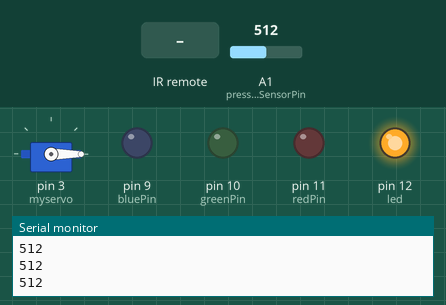
The sketch below on a simulated Arduino Uno, built with avr-gcc and run on an emulated ATmega328P. On the bench: servo, output pins drawn as LEDs (lit = HIGH), the last lines printed to the serial monitor. Inputs (shaded band) come from the test bench; at power-on: A1 (pressureSensorPin) = 512.

Above: at 1.2 s.
1.3 s: A1 (pressureSensorPin) set to 306
At 2.4 s:
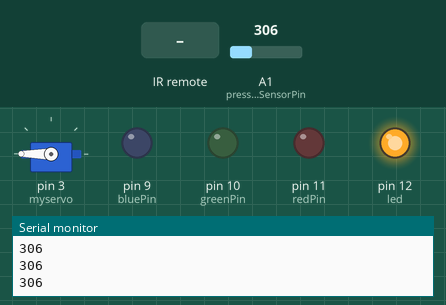
2.8 s: infrared code 0xFFB04F received
At 4.0 s:
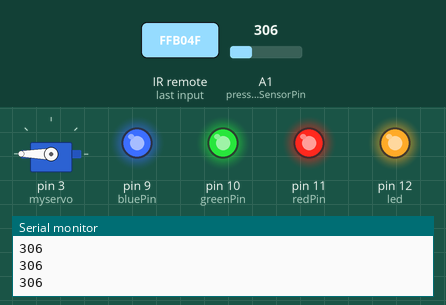
4.3 s: A1 (pressureSensorPin) set to 122
At 4.8 s:
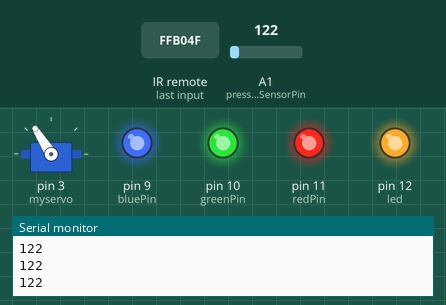
5.8 s: A1 (pressureSensorPin) set to 90
At 6.8 s:
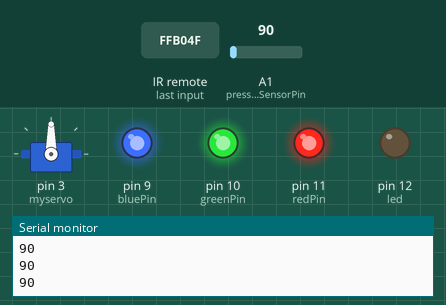
7.3 s: A1 (pressureSensorPin) set to 110
At 8.0 s:
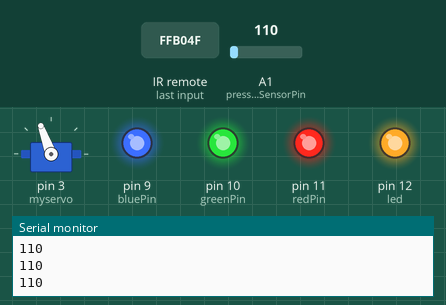
8.8 s: A1 (pressureSensorPin) set to 0
At 9.6 s:
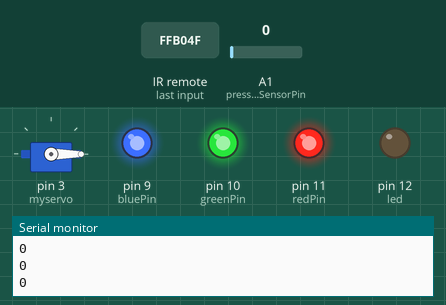
Timing chart, 0 to 11.3 s (numbered marks = the images above; inputs shaded):
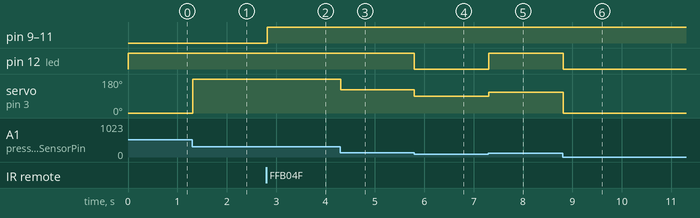

The sketch:

week4.ino
```cpp
#include<IRremote.h>
#include <Servo.h>

Servo myservo;

int IR = 5;
IRrecv irrecv(IR);
decode_results irIn;
//define ir reciver

int led = 12;
//define pin code
int pressureSensorPin = A1;

char val;

int redPin = 11;
int greenPin = 10;
int bluePin = 9;


void setup() {
  // put your setup code here, to run once:
  Serial.begin(9600);
  pinMode(led, OUTPUT);

  irrecv.enableIRIn();

  pinMode(redPin, OUTPUT);
  pinMode(greenPin, OUTPUT);
  pinMode(bluePin, OUTPUT);


myservo.attach(3);


}


void setColor(int red, int green, int blue)
{
  #ifdef COMMON_ANODE
    red = 255 - red;
    green = 255 - green;
    blue = 255 - blue;
  #endif
  analogWrite(redPin, red);
  analogWrite(greenPin, green);
  analogWrite(bluePin, blue);

}


void decodeIR ( )
// This will tell us which key Is pressed.
{
  switch (irIn.value)
  {

   // lack 1379

       case 0xFF30CF:
   // Serial.println( "1" );
     break;

      case 0xFF629D:
 // Serial.println( "2" );
     break;

    case 0xFF7A85:
 // Serial.println( "3" );
    break;


    case 0xFF22DD:
 //  Serial.println( "4" );
    break;

      case 0xFF02FD:
 //  Serial.println ( "5" ) ;
       break;


      case 0xFFC23D:
   //  Serial.println ( "6" ) ;
      break;

         case 0xFF42BD:
  //  Serial.println ( "7" ) ;
      break;


      case 0xFFA857:
  //   Serial.println ( "8" ) ;
      break ;

      case 0xFF52AD:
  //   Serial.println ( "9" ) ;
      break ;
/////////////

 case 0xFFB04F :
  //   Serial.println ( "#" ) ;
     setColor(255,255,255);
       break;

 case 0xFF6897:
 // Serial.println ( "*" ) ;
  setColor(0,0,0);
    break;

    case 0xFF9867:
 // Serial.println ( "0" ) ;
     setColor(0, 255, 255);  // aqua
  delay(100);
    break;


    case 0xFF38C7:
 //Serial.println( "ok" );
     setColor(255, 0, 0);  // red
  delay(100);
    break;

    case 0xFF10EF :
  //  Serial.println ( " left" ) ;
    setColor(0, 255, 0);  // green
  delay(100);
    break;

    case 0xFF5AA5:
  //  Serial.println ( "right " ) ;
     setColor(0, 0, 255);  // blue
  delay(100);
     break;

    case 0xFF18E7 :
  //  Serial.println ( " up" ) ;
     setColor(255, 255, 0);  // yellow
  delay(100);
    break;

  case 0xFF4AB5 :
  // Serial.println ( "down " );
    setColor(255, 0, 255);  // purple
  delay(100);
       break;


    default:
    break;

  }


  }


  void loop() {
    // put your main code here, to run repeatedly:
    int pressureSensorState = analogRead(pressureSensorPin);

 // int pressureSensorState2 = Serial.parseInt();


 Serial.println (pressureSensorState);
     myservo.write(pressureSensorState);


    //Serial.println ("~");
    //Serial.println("Hello, world!");
    // print pressure in test window
    //Serial.write(pressureSensorState);
    //delay(10);


    if (pressureSensorState > 100) {
      digitalWrite(led, HIGH);
      delay(10);
    }
    else {
      digitalWrite(led, LOW);
    }
    delay(10);


    if (irrecv.decode(&irIn ) ) {

      decodeIR ( ) ;

      irrecv.resume ( ) ;


    }


  }
```

Measured:
- after the input at 1.3 s, servo on pin 3 (myservo): 0° → 180° at once
- after the input at 2.8 s, pin 9 (bluePin), pin 10 (greenPin), pin 11 (redPin): LOW → HIGH at once
- after the input at 4.3 s, servo on pin 3 (myservo): 180° → 122° at once
- after the input at 5.8 s, pin 12 (led): HIGH → LOW at once; servo on pin 3 (myservo): 122° → 90° at once
- after the input at 7.3 s, pin 12 (led): LOW → HIGH at once; servo on pin 3 (myservo): 90° → 110° at once
- after the input at 8.8 s, pin 12 (led): HIGH → LOW at once; servo on pin 3 (myservo): 110° → 0° at once
